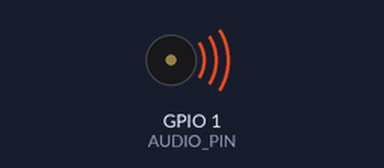
A sketch run on a simulated ESP32-S3. Parts: buzzer (waves = sounding).

Above: at 0.2 s.
Timing chart, 0 to 3.0 s (numbered marks = the images above):
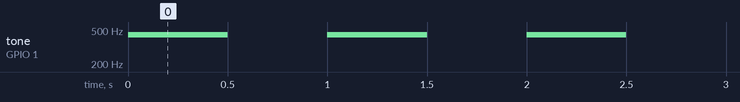

The sketch:

speaker_test.ino
```cpp
// Qualia ESP32-S3 + Adafruit STEMMA Speaker (A0 JST connector)

#include <Arduino.h>
#include <esp32-hal-ledc.h>

const int AUDIO_PIN = A0;   // A0 JST SIG → STEMMA white wire

void setup() {
  // Attach PWM (LEDC) to A0 at 10 kHz base frequency, 8-bit resolution
  ledcAttach(AUDIO_PIN, 10000, 8);
//   ledcSetup(AUDIO_CH, 10000, 8);  // 10 kHz, 8-bit
}

void loop() {
  // 440 Hz tone for 500 ms
  ledcWriteTone(AUDIO_PIN, 440);
  delay(500);

  // Silence for 500 ms
  ledcWriteTone(AUDIO_PIN, 0);
  delay(500);
}
```

Measured:
- by itself, tone on GPIO 1 (AUDIO_PIN): alternates 440 Hz for 0.50 s and silent for 0.50 s
